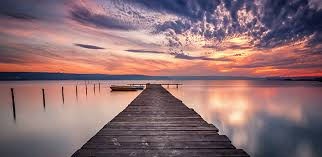
#> input picture Week_4_Image_Threshold_and_Equalization_Histogram/manzara.jpeg, 322 x 157 px
$ jupyter execute Image_Threshold_with_different_techniques.ipynb
#> lines starting #> are read from the running program, lines starting #| are printed output that depends on the picture; after the words box and inside, x2 and y2 are one past the last pixel; in counts of white or black regions, pixels touching at a corner belong together
[cell 1]
import cv2
import numpy as np
import matplotlib.pyplot as plt
import time

[cell 2]
my_img_rgb = cv2.imread("./manzara.jpeg",1)
#> my_img_rgb is the input picture: shape (157, 322, 3); mean B, G, R 114.4, 110.9, 141.4
my_img_gray = cv2.cvtColor(my_img_rgb, cv2.COLOR_BGR2GRAY)
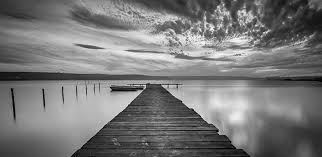
#> my_img_gray: shape (157, 322); min 1, max 248, mean 120.4

[cell 3]
_, my_thresh_binary = cv2.threshold(my_img_gray, thresh =128, maxval=255,type=cv2.THRESH_BINARY)
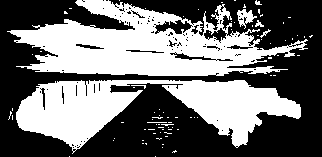
#> my_thresh_binary: shape (157, 322); 44.1% white; 85 white regions (77 under 20 px), largest, box (x1, y1, x2, y2) and area: (7, 0, 308, 76) 11825, (16, 80, 301, 154) 9951, (237, 9, 257, 29) 188

[cell 4]
fig = plt.figure(figsize=(10,7))
rows = 1
columns = 2

fig.add_subplot(rows, columns, 1)
plt.imshow(my_img_gray, cmap= "gray")
plt.axis('off')
plt.title("Original Image")

fig.add_subplot(rows, columns, 2)
plt.imshow(my_thresh_binary, cmap="gray")
plt.axis('off')
plt.title("BINARY THRESHOLDİNG IMAGE")
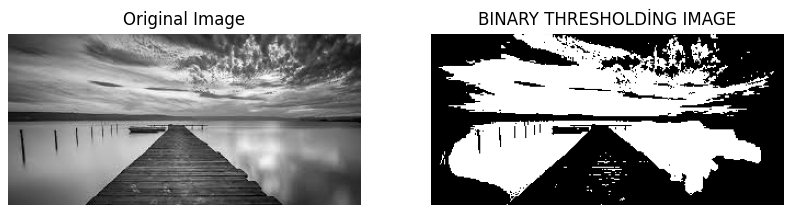
#> figure drawn by matplotlib, 2 panels

[cell 5]
_, my_thresh_binary_inv = cv2.threshold(my_img_gray, thresh =128, maxval=255,type=cv2.THRESH_BINARY_INV)

[cell 6]
fig = plt.figure(figsize=(10,7))
rows = 1
columns = 3

fig.add_subplot(rows, columns, 1)
plt.imshow(my_img_gray, cmap= "gray")
plt.axis('off')
plt.title("Original Image")

fig.add_subplot(rows, columns, 2)
plt.imshow(my_thresh_binary, cmap="gray")
plt.axis('off')
plt.title("BINARY THRESHOLDİNG IMAGE")

fig.add_subplot(rows, columns, 3)
plt.imshow(my_thresh_binary_inv, cmap="gray")
plt.axis('off')
plt.title("BINARY INV THRESHOLDİNG IMAGE")
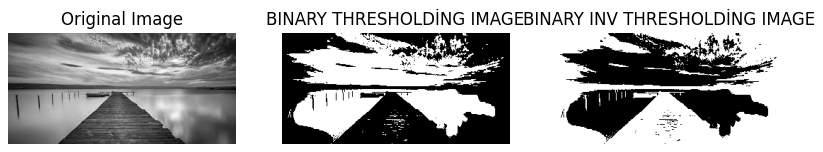
#> figure drawn by matplotlib, 3 panels

[cell 7]
_, my_thresh_trunc = cv2.threshold(my_img_gray, thresh =128, maxval=255,type=cv2.THRESH_TRUNC)
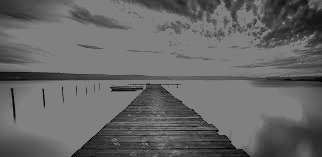
#> my_thresh_trunc: shape (157, 322); min 1, max 128, mean 102.8

[cell 8]
fig = plt.figure(figsize=(10,7))
rows = 2
columns = 2

fig.add_subplot(rows, columns, 1)
plt.imshow(my_img_gray, cmap= "gray")
plt.axis('off')
plt.title("Original Image")

fig.add_subplot(rows, columns, 2)
plt.imshow(my_thresh_binary, cmap="gray")
plt.axis('off')
plt.title("BINARY THRESHOLDİNG IMAGE")

fig.add_subplot(rows, columns, 3)
plt.imshow(my_thresh_binary_inv, cmap="gray")
plt.axis('off')
plt.title("BINARY INV THRESHOLDİNG IMAGE")

fig.add_subplot(rows, columns, 4)
plt.imshow(my_thresh_trunc, cmap="gray")
plt.axis('off')
plt.title("TRUNC THRESHOLDİNG IMAGE")

[cell 9]
_, my_thresh_tozero = cv2.threshold(my_img_gray, thresh =128, maxval=255,type=cv2.THRESH_TOZERO)
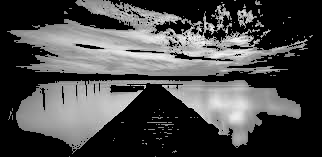
#> my_thresh_tozero: shape (157, 322); min 0, max 248, mean 74.2

_, my_thresh_tozero_inv = cv2.threshold(my_img_gray, thresh =128, maxval=255,type=cv2.THRESH_TOZERO_INV)
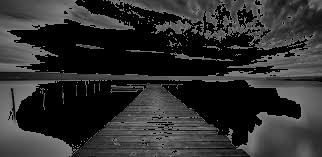
#> my_thresh_tozero_inv: shape (157, 322); min 0, max 128, mean 46.3

[cell 10]
fig = plt.figure(figsize=(15,7))
rows = 2
columns = 3

fig.add_subplot(rows, columns, 1)
plt.imshow(my_img_gray, cmap= "gray")
plt.axis('off')
plt.title("Original Image")

fig.add_subplot(rows, columns, 2)
plt.imshow(my_thresh_binary, cmap="gray")
plt.axis('off')
plt.title("BINARY THRESHOLDİNG IMAGE")

fig.add_subplot(rows, columns, 3)
plt.imshow(my_thresh_binary_inv, cmap="gray")
plt.axis('off')
plt.title("BINARY INV THRESHOLDİNG IMAGE")

fig.add_subplot(rows, columns, 4)
plt.imshow(my_thresh_trunc, cmap="gray")
plt.axis('off')
plt.title("TRUNC THRESHOLDİNG IMAGE")

fig.add_subplot(rows, columns, 5)
plt.imshow(my_thresh_tozero, cmap="gray")
plt.axis('off')
plt.title("TOZERO THRESHOLDİNG IMAGE")

fig.add_subplot(rows, columns, 6)
plt.imshow(my_thresh_tozero_inv, cmap="gray")
plt.axis('off')
plt.title("TOZERO INV THRESHOLDİNG IMAGE")

[cell 11]
fig = plt.figure(figsize=(15,7))
rows = 2
columns = 3

fig.add_subplot(rows, columns, 1)
plt.imshow(my_img_gray, cmap= "gray")
plt.axis('off')
plt.title("Original Image")

fig.add_subplot(rows, columns, 2)
plt.imshow(my_thresh_binary, cmap="gray")
plt.axis('off')
plt.title("BINARY THRESHOLDİNG IMAGE")

fig.add_subplot(rows, columns, 3)
plt.imshow(my_thresh_binary_inv, cmap="gray")
plt.axis('off')
plt.title("BINARY INV THRESHOLDİNG IMAGE")

fig.add_subplot(rows, columns, 4)
plt.imshow(my_thresh_trunc, cmap="gray")
plt.axis('off')
plt.title("TRUNC THRESHOLDİNG IMAGE")

fig.add_subplot(rows, columns, 5)
plt.imshow(my_thresh_tozero, cmap="gray")
plt.axis('off')
plt.title("TOZERO THRESHOLDİNG IMAGE")

fig.add_subplot(rows, columns, 6)
plt.imshow(my_thresh_tozero_inv, cmap="gray")
plt.axis('off')
plt.title("TOZERO INV THRESHOLDİNG IMAGE")

plt.tight_layout()
plt.savefig("./my_all_threshold_techniques.png",dpi=300)
plt.show()
